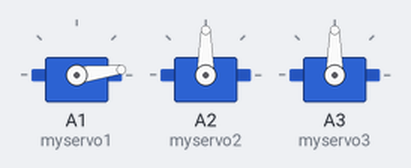
Bench run of a sketch on a simulated Arduino Uno, built with avr-gcc and run on an emulated ATmega328P. Shown: 3 × servo.

Above: at 0.05 s.
At 0.4 s:
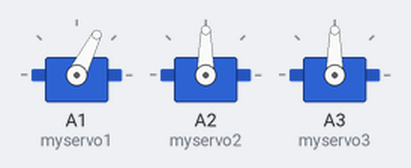
At 0.8 s:
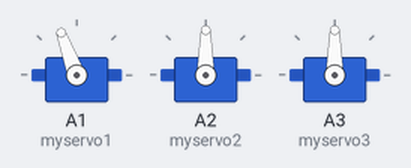
At 1.55 s:
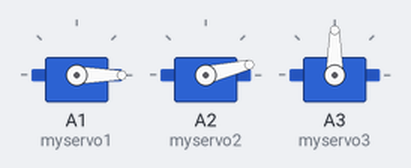
At 2.3 s:
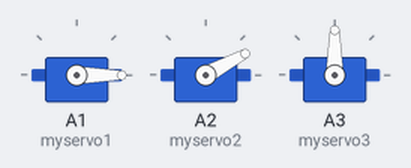
At 3.05 s:
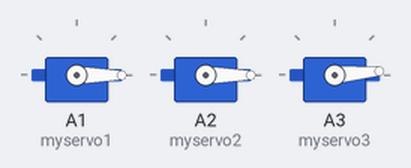
Timing chart, 0 to 7.1 s (numbered marks = the images above):
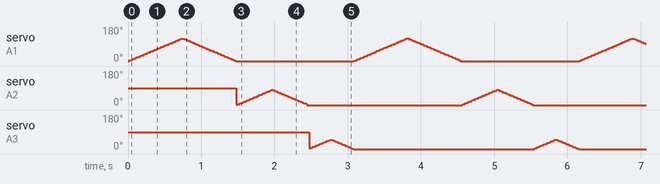

The sketch:

servo3way.ino
```cpp
//code created in my robotics club to move and control 3 servos at once.
//First time coding in C!
//The base of the cose was taken from an open source arduino library, but has been modified
//Ryan Yeung 11/14/17

#include <Servo.h> //loads servo library
Servo myservo1;  //creates 3 servo objects for each servo
Servo myservo2;
Servo myservo3;
int pos1 =0;    // intializes 3 positions for the servos, all starting at 0, this is representative of the degress of turn
int pos2=0;
int pos3=0;

void setup() {
  myservo1.attach(A1); // attaches the servos to the needed pins on the arduino. Be sure to attch them to the correct pins, or modify the pins I used
  myservo2.attach(A2);
    myservo3.attach(A3);
}

void loop() { //creates and starts our loop


  for (pos1 = 0; pos1 <= 120; pos1 += 1) { // for 1 to 120 by 1 degree increments
    myservo1.write(pos1);              //makes the servo turn to the position variable pos
    delay(6);                       // waits 6ms before it roates another degree
  }
  for (pos1 = 120; pos1 >= 0; pos1 -= 1) { // goes from 120 to 0
    myservo1.write(pos1);              // same as loop before
    delay(6);
  }
    ///////////////////////////


    for (pos2 = 0; pos2 <= 80; pos2 += 1) { // Does the same as the loops aboce, except with different angles. These next 2 loops are for servo 2
    // in steps of 1 degree
    myservo2.write(pos2);
    delay(6);
  }

  for (pos2 = 80; pos2 >= 0; pos2 -= 1) { // make sure this uses negative to decrease the angle and make it turn back the other way
    myservo2.write(pos2);
    delay(6);
    //////////////////////////////

  }
    for (pos3 = 0; pos3 <= 50; pos3 += 1) {  // these loops are for servo 3
    // in steps of 1 degree
    myservo3.write(pos3);
    delay(6);
  }

  for (pos3 = 50; pos3 >= 0; pos3 -= 1) {
    myservo3.write(pos3);
    delay(6);
  }
}
```
